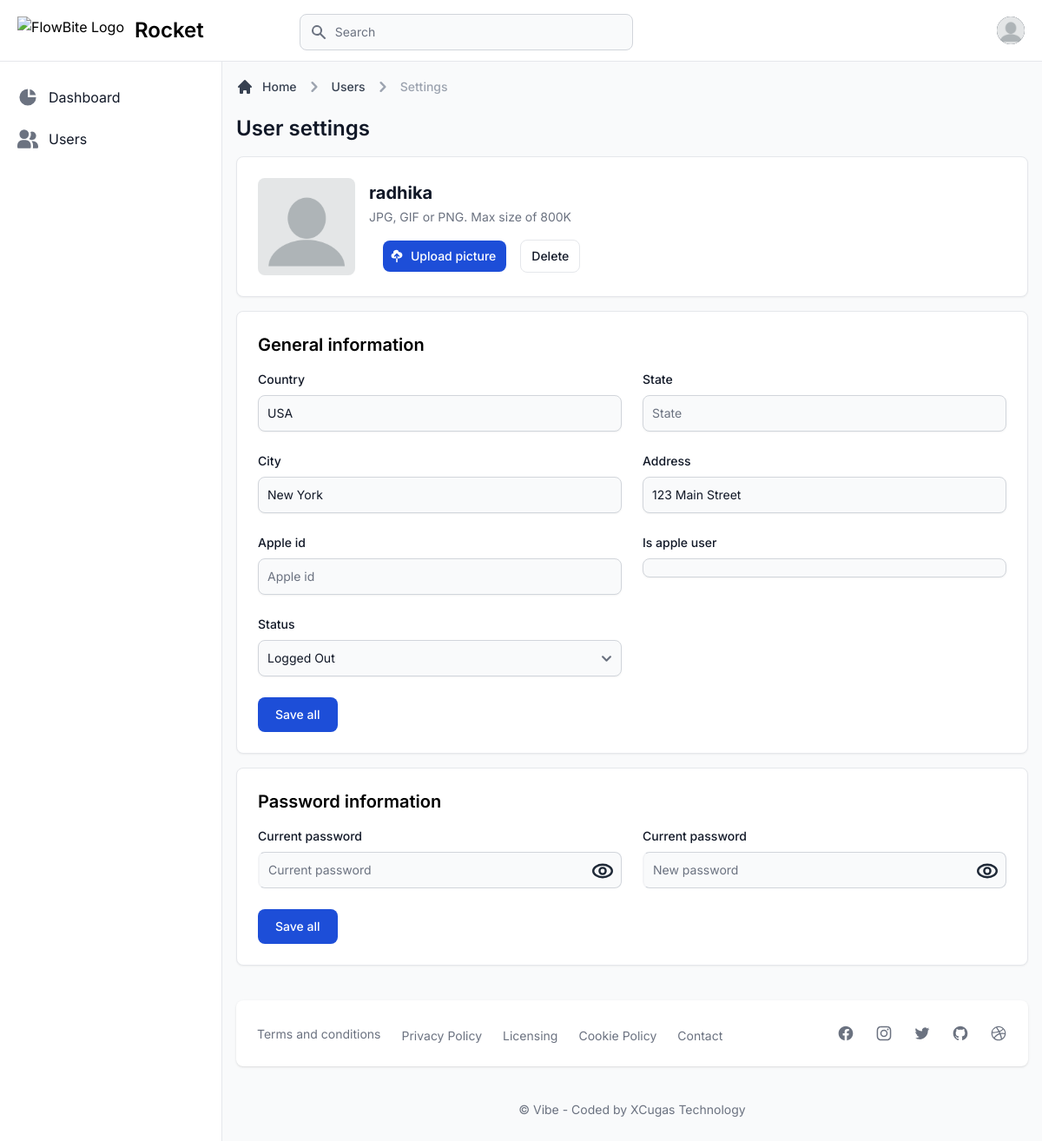
The page /users/profile/ (signed in) on the database as committed earlier.
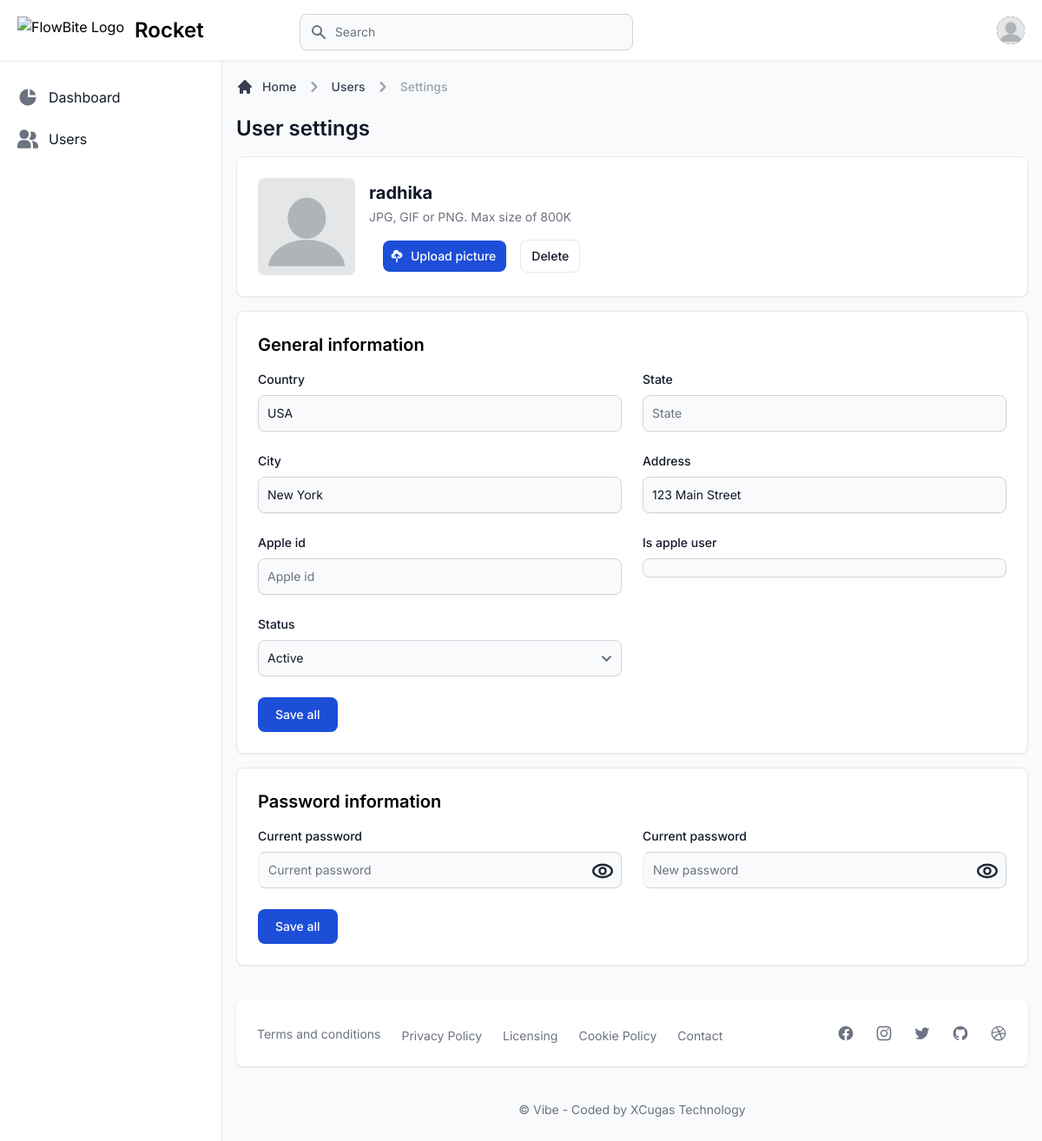
The same page on the database as committed later.
### apps/users/models.py (models this page shows, shortened)
class Profile(models.Model):
    user      = models.OneToOneField(User, on_delete=models.CASCADE)
    role      = models.CharField(max_length=20, choices=ROLE_CHOICES, default='user')
    country   = models.CharField(max_length=255, null=True, blank=True)
    state   = models.CharField(max_length=255, null=True, blank=True)
    city      = models.CharField(max_length=255, null=True, blank=True)
    address   = models.CharField(max_length=255, null=True, blank=True)
    avatar    = models.ImageField(upload_to='avatar', null=True, blank=True)
    apple_id = models.CharField(max_length=255, null=True, blank=True, unique=True)
    is_apple_user = models.BooleanField(default=False)
    status = models.CharField(max_length=20, choices=STATUS_CHOICES, default='active')

### apps/users/views.py (the view)
# urls.py: path('profile/', views.profile, name='profile'),
@login_required(login_url='/users/signin/')
def profile(request):
    profile = get_object_or_404(Profile, user=request.user)
    if request.method == 'POST':
        form = ProfileForm(request.POST, instance=profile)
        if form.is_valid():
            form.save()
            messages.success(request, 'Profile updated successfully')
    else:
        form = ProfileForm(instance=profile)
    context = {
        'form': form,
        'segment': 'profile',
    }
    return render(request, 'dashboard/profile.html', context)

### apps/users/forms.py
class ProfileForm(forms.ModelForm):
    class Meta:
        model = Profile
        exclude = ('user', 'role', 'avatar',)
    def __init__(self, *args, **kwargs):
        super(ProfileForm, self).__init__(*args, **kwargs)
        for field_name, field in self.fields.items():
            self.fields[field_name].widget.attrs['placeholder'] = field.label
            self.fields[field_name].widget.attrs['class'] = 'shadow-sm bg-gray-50 border border-gray-300 text-gray-900 sm:text-sm rounded-lg focus:ring-primary-500 focus:border-primary-500 block w-full p-2.5 dark:bg-gray-700 dark:border-gray-600 dark:placeholder-gray-400 dark:text-white dark:focus:ring-primary-500 dark:focus:border-primary-500'
            self.fields[field_name].widget.attrs['required'] = False

### templates/dashboard/profile.html (shortened to what the changed rows need)
{% extends "layouts/base.html" %}
{% load static %}
{% block content %}
<div class="grid grid-cols-1 px-4 pt-6 xl:grid-cols-3 xl:gap-4 dark:bg-gray-900">
    <div class="mb-4 col-span-full xl:mb-2">
        <h1 class="text-xl font-semibold text-gray-900 sm:text-2xl dark:text-white">User settings</h1>
    </div>
    <div class="col-span-2">
        <div class="p-4 mb-4 bg-white border border-gray-200 rounded-lg shadow-sm 2xl:col-span-2 dark:border-gray-700 sm:p-6 dark:bg-gray-800">
            <form method="post">
                <div class="grid grid-cols-6 gap-6">
                    {% for field in form %}
                    <div class="col-span-6 sm:col-span-3">
                        <label for="first-name" class="block mb-2 text-sm font-medium text-gray-900 dark:text-white">{{ field.label }}</label>
                        {{ field }}
                    </div>
                    {% endfor %}
                </div>
            </form>
        </div>
    </div>
</div>
{% endblock content %}

Rows that differ between the two databases and show on the page:
changed Profile "USA": status "Logged Out" → "Active"
